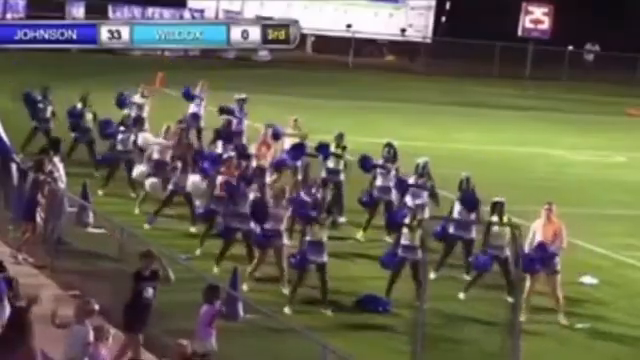
#> input picture frame 62 of Camera3.mp4, 640 x 360 px
$ jupyter execute opencv_motion.ipynb
#> lines starting #> are read from the running program, lines starting #| are printed output that depends on the picture; after the words box and inside, x2 and y2 are one past the last pixel; in counts of white or black regions, pixels touching at a corner belong together
<a href="https://colab.research.google.com/github/encoras/Introduction-to-OpenCV/blob/master/opencv_motion.ipynb" target="_parent"></a>

Approach to Moving Object Detection

https://learnopencv.com/moving-object-detection-with-opencv/

https://www.youtube.com/watch?v=O3b8lVF93jU

https://www.youtube.com/watch?v=1gi5qn1khVk

[cell 1]
import cv2
import numpy as np
from google.colab.patches import cv2_imshow

#"https://raw.githubusercontent.com/encoras/Introduction-to-OpenCV/master/Camera2.mp4"

inputt = '/content/drive/MyDrive/Colab Notebooks/Camera3.mp4'

capture = cv2.VideoCapture(cv2.samples.findFileOrKeep(inputt))
frame_width = int(capture.get(3))
frame_height = int(capture.get(4))
out = cv2.VideoWriter('DiFF_Background_Subtraction_Tutorial_frame_output.mp4',cv2.VideoWriter_fourcc(*'mp4v'),30, (frame_width,frame_height))

[cell 2]
ret, frame1 = capture.read()
#> frame1 is the input picture: shape (360, 640, 3); mean B, G, R 80, 99.6, 102.8
if not ret:
    print("Cannot read first frame")
    # exit or handle error

gray1 = cv2.cvtColor(frame1, cv2.COLOR_BGR2GRAY)
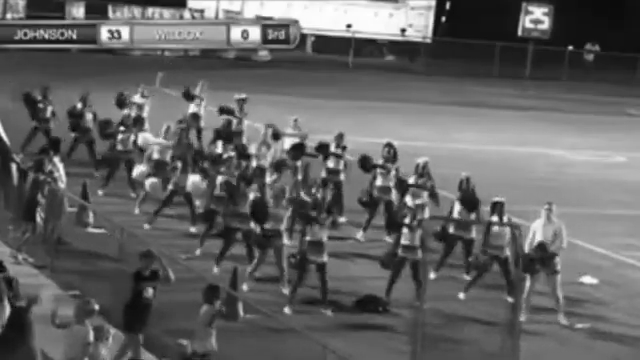
#> gray1: shape (360, 640); min 6, max 255, mean 98.3
gray1 = cv2.GaussianBlur(gray1, (5, 5), 0)

frame_count = 0

while True:
    ret, frame2 = capture.read()
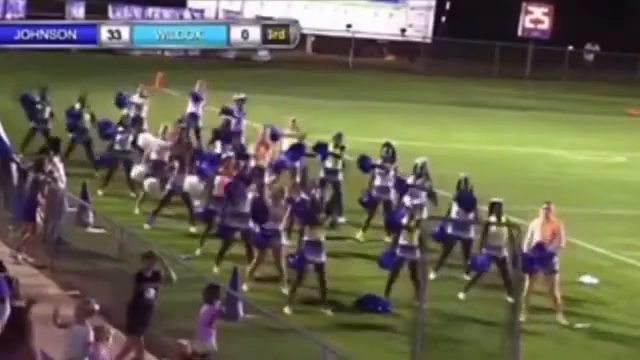
#> input picture frame 63 of Camera3.mp4, 640 x 360 px
#> frame2 is the input picture: shape (360, 640, 3); mean B, G, R 79.8, 99.7, 102.8
    if not ret:
        print("End of video / camera error")
        break

    frame_count += 1

    # Convert to grayscale
    gray2 = cv2.cvtColor(frame2, cv2.COLOR_BGR2GRAY)
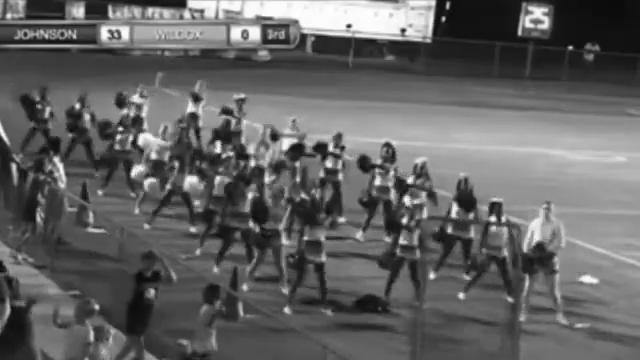
#> gray2: shape (360, 640); min 3, max 255, mean 98.4
    gray2 = cv2.GaussianBlur(gray2, (5, 5), 0)

    # Frame differencing
    diff = cv2.absdiff(gray1, gray2)
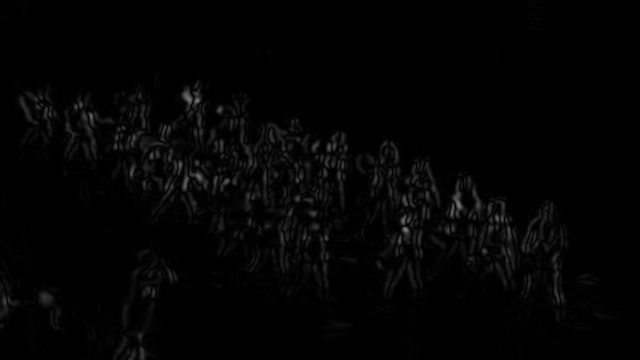
#> diff: shape (360, 640); min 0, max 125, mean 3.5

    # Threshold + noise reduction
    _, thresh = cv2.threshold(diff, 25, 255, cv2.THRESH_BINARY)
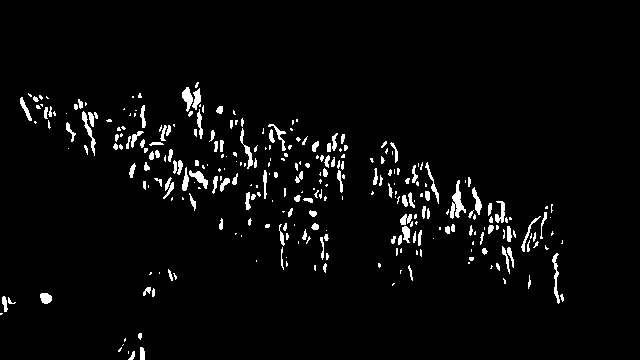
#> thresh: shape (360, 640); 3.5% white; 296 white regions (161 under 20 px), largest, box (x1, y1, x2, y2) and area: (450, 180, 466, 219) 266, (82, 111, 96, 156) 154, (552, 253, 560, 304) 154
    thresh = cv2.dilate(thresh, None, iterations=2)          # fill small gaps
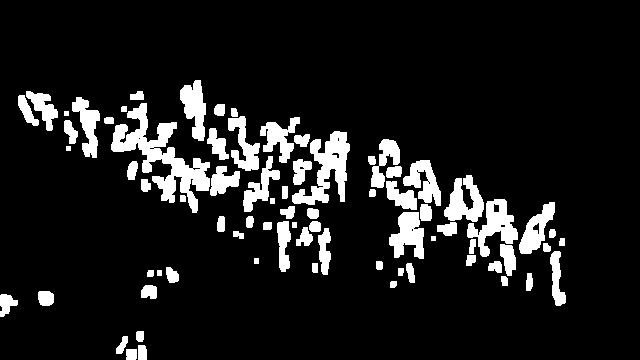
#> thresh: shape (360, 640); 10.9% white; 76 white regions

    # Find moving objects
    contours, _ = cv2.findContours(thresh, cv2.RETR_EXTERNAL, cv2.CHAIN_APPROX_SIMPLE)
#> contours = 76 contours, 3 with area under 20; largest, box (x1, y1, x2, y2) and area: (111, 103, 210, 213) 3102, (292, 131, 350, 205) 1773, (467, 199, 518, 257) 1216, (444, 175, 484, 222) 979, (389, 212, 424, 259) 977

    # Make a copy to draw on (clean original)
    display_frame = frame2.copy()

    for contour in contours:
        if cv2.contourArea(contour) < 200:   # adjust this threshold
            continue

        (x, y, w, h) = cv2.boundingRect(contour)

        # Option A: Draw green rectangle (most common for motion detection)
        cv2.rectangle(display_frame, (x, y), (x+w, y+h), (0, 255, 0), 2)
#> this loop made 76 passes
#> (x, y, w, h) on passes 5, 21, 22, 29, 35, 38, 42, 43, 48, 50, 52, 54: (0, 294, 18, 23), (550, 251, 16, 55), (500, 244, 16, 32), (318, 228, 13, 47), (277, 221, 14, 51), (389, 212, 35, 47), (519, 202, 36, 52), (467, 199, 51, 58), (386, 181, 31, 29), (444, 175, 40, 47), (210, 166, 30, 30), (403, 160, 38, 46)
#> contour on passes 11, 19, 26, 32, 44, 58: [[157, 270], [157, 275], [161, 275], [161, 270]], [[254, 258], [254, 263], [258, 263], [258, 258]], [[431, 236], [431, 240], [435, 240], [435, 236]], [[292, 222], [292, 227], [296, 227], [296, 222]], [[270, 198], [270, 203], [274, 203], [274, 198]], [[66, 146], [66, 150], [70, 150], [70, 146]]
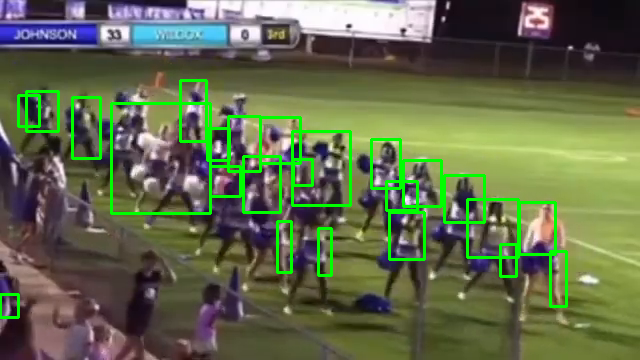
#> display_frame: shape (360, 640, 3); 4.66% of pixels changed, all inside (x1, y1, x2, y2) = (0, 79, 568, 319)

        # Option B: If you really want to "white out" the moving region
        # cv2.rectangle(display_frame, (x, y), (x+w, y+h), (255, 255, 255), -1)

        # Optional: add area text
        # cv2.putText(display_frame, f"{cv2.contourArea(contour):.0f}",
        #             (x, y-10), cv2.FONT_HERSHEY_SIMPLEX, 0.6, (0,255,0), 2)

    if frame_count < 5:
      cv2_imshow(display_frame)   # Colab
      print(f"Showing frame #{frame_count}")
    # cv2.imshow("Motion", display_frame)   # normal python
    out.write(display_frame)
    gray1 = gray2


capture.release()
out.release()

$ run again, starting later in the video
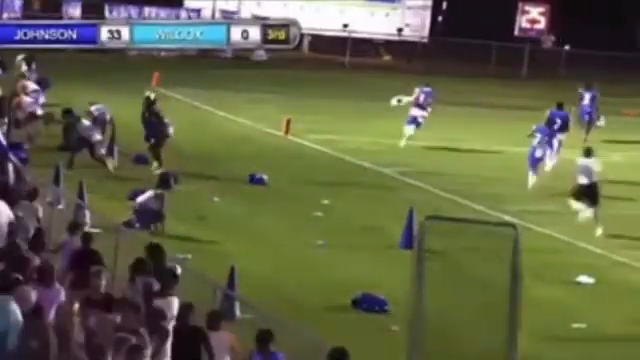
#> input picture frame 280 of Camera3.mp4, 640 x 360 px
#> frame1 is the input picture: shape (360, 640, 3); mean B, G, R 69.7, 99.5, 97.9
#> `thresh = cv2.dilate(thresh, None, iterations=2)`:
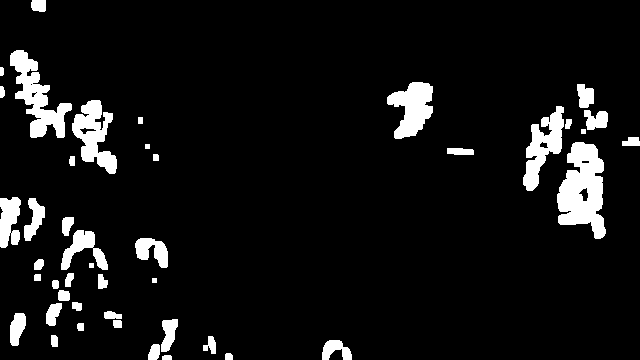
#> thresh: shape (360, 640); 7.5% white; 44 white regions
#> contours = 44 contours, 4 with area under 20; largest, box (x1, y1, x2, y2) and area: (557, 142, 606, 239) 3021, (10, 50, 72, 138) 2004, (72, 100, 117, 174) 1618, (523, 106, 564, 191) 1509, (387, 82, 433, 139) 1506
#> the loop `for contour in contours:` made 44 passes
#> (x, y, w, h) on passes 4, 9, 10, 12, 22, 23, 25, 26: (322, 340, 30, 20), (161, 319, 17, 33), (10, 313, 16, 33), (46, 303, 16, 23), (135, 238, 33, 30), (61, 230, 47, 40), (24, 198, 21, 43), (0, 197, 21, 51)
#> after the loop `for contour in contours:`:
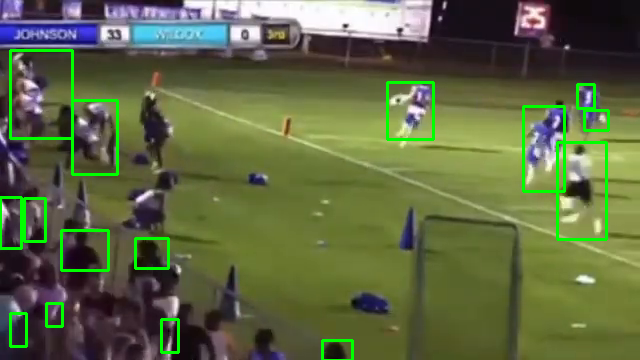
#> display_frame: shape (360, 640, 3); mean B, G, R 67.5, 104.3, 95

$ run again, starting later in the video
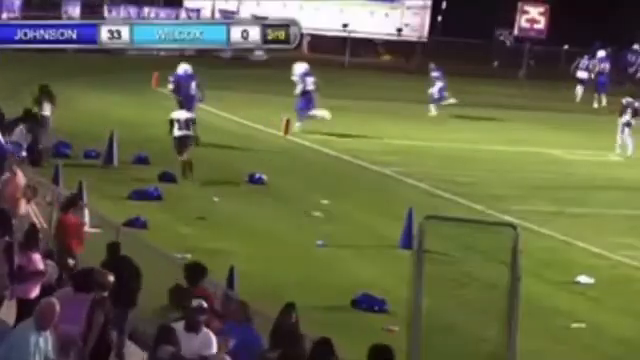
#> input picture frame 499 of Camera3.mp4, 640 x 360 px
#> frame1 is the input picture: shape (360, 640, 3); mean B, G, R 70, 101, 100.1
#> `thresh = cv2.dilate(thresh, None, iterations=2)`:
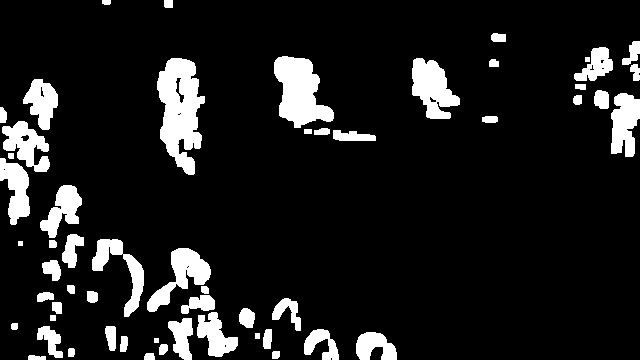
#> thresh: shape (360, 640); 11.4% white; 56 white regions
#> contours = 56 contours, 3 with area under 20; largest, box (x1, y1, x2, y2) and area: (157, 58, 205, 175) 3428, (274, 56, 334, 128) 2520, (412, 58, 460, 119) 1700, (147, 248, 211, 312) 1460, (611, 93, 640, 157) 1276
#> the loop `for contour in contours:` made 56 passes
#> (x, y, w, h) on passes 9, 10, 13, 15, 17, 18, 20, 21: (356, 332, 41, 28), (304, 329, 35, 31), (37, 326, 26, 32), (168, 318, 25, 42), (197, 312, 41, 45), (239, 308, 16, 20), (272, 298, 29, 33), (181, 295, 34, 19)
#> after the loop `for contour in contours:`:
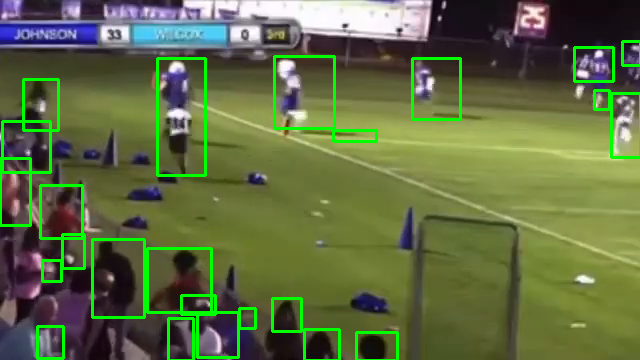
#> display_frame: shape (360, 640, 3); mean B, G, R 67.1, 109.3, 96.1
